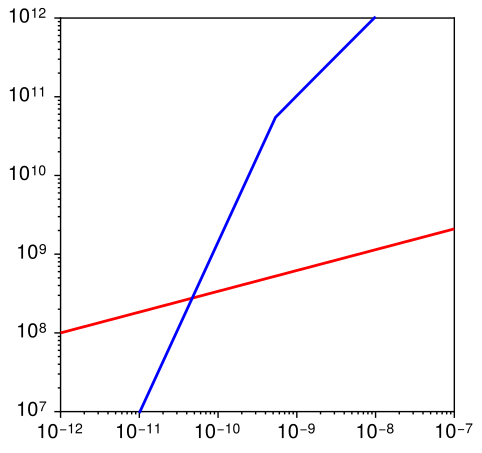

The Python source for this figure:
# -*- coding: utf-8 -*-
"""
Created on Mon May 30 21:15:34 2016

@author: Ben
"""

import clearplot.plot_functions as pf
import numpy as np

#Verification that the cropping algorithm works properly with log data
#(Select x values that are nearly the same as the limits on a linear scale, 
#but significantly different on a log scale.  Select y values that are totally 
#within the y limits, so that the data exceeds the x limits and not the y 
#limits.)
xa = np.linspace(5.0e-13, 5.0e-6, 20)
ya = np.linspace(1.0e8, 1.0e11, 20)
#(Select x values that are totally within the x limits, so that the data 
#exceeds the y limits and not the x limits.  Select y values that are 
#significantly  bigger/smaller than limits on a linear scale, but are nearly 
#the same on a log scale.)
xb = np.linspace(1.0e-11, 1.0e-8, 20)
yb = np.linspace(1.0e7 - 0.4e6, 1.0e12 + 0.04e12, 20)
pf.plot('curve_cropping-log_axes', \
    [xa, xb], [ya, yb], \
    x_scale = 'log', y_scale = 'log', \
    x_lim = [1.0e-12, 1.0e-7], y_lim = [1.0e7, 1.0e12])
